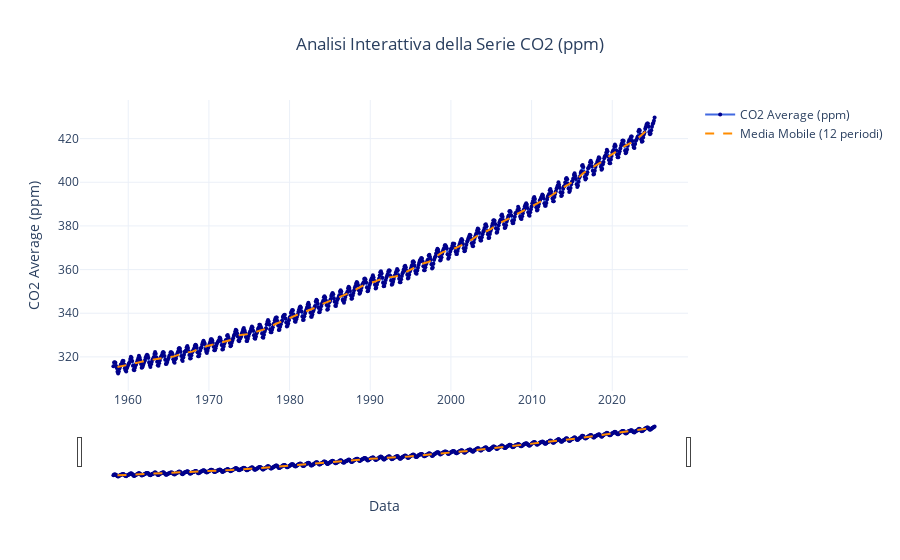

The cell this chart's notebook holds for it:
### Code cell
# Creazione della figura Plotly
fig = go.Figure()

# Aggiunta della traccia della serie temporale
fig.add_trace(go.Scatter(
    x=df['Date'],
    y=df['average'],
    mode='lines+markers', # Mostra sia le linee che i marcatori per i punti
    name='CO2 Average (ppm)',
    line=dict(color='royalblue', width=2),
    marker=dict(size=4, color='darkblue')
))

# Aggiunta di una media mobile per visualizzare meglio il trend (opzionale, ma utile)
rolling_window = 12
df['rolling_mean'] = df['average'].rolling(window=rolling_window, center=True).mean()

fig.add_trace(go.Scatter(
    x=df['Date'],
    y=df['rolling_mean'],
    mode='lines',
    name=f'Media Mobile ({rolling_window} periodi)',
    line=dict(color='darkorange', width=2, dash='dash')
))


# Personalizzazione del layout del grafico
fig.update_layout(
    title_text='Analisi Interattiva della Serie CO2 (ppm)',
    title_x=0.5, # Centra il titolo
    xaxis_title='Data',
    yaxis_title='CO2 Average (ppm)',
    xaxis_rangeslider_visible=True, # Aggiunge un range slider per facilitare lo zoom sull'asse x
    hovermode='x unified', # Mostra informazioni per tutti i punti con la stessa x al passaggio del mouse
    template='plotly_white' # Un tema pulito
)

# Mostra il grafico
fig.show()

### Figure 1 — Plotly figure (JSON) as saved in the notebook; plotly's stock layout.template omitted (floating-point values rounded to 4 significant figures; data arrays with more than 128 entries replaced by an {"elided": "..."} marker saying what was removed)
{"data": [{"line": {"color": "royalblue", "width": 2}, "marker": {"color": "darkblue", "size": 4}, "mode": "lines+markers", "name": "CO2 Average (ppm)", "type": "scatter", "x": {"elided": "806 str values"}, "y": {"elided": "806 float values"}}, {"line": {"color": "darkorange", "dash": "dash", "width": 2}, "mode": "lines", "name": "Media Mobile (12 periodi)", "type": "scatter", "x": {"elided": "806 str values"}, "y": {"elided": "806 float values"}}], "layout": {"hovermode": "x unified", "title": {"text": "Analisi Interattiva della Serie CO2 (ppm)", "x": 0.5}, "xaxis": {"rangeslider": {"visible": true}, "title": {"text": "Data"}}, "yaxis": {"title": {"text": "CO2 Average (ppm)"}}}}
